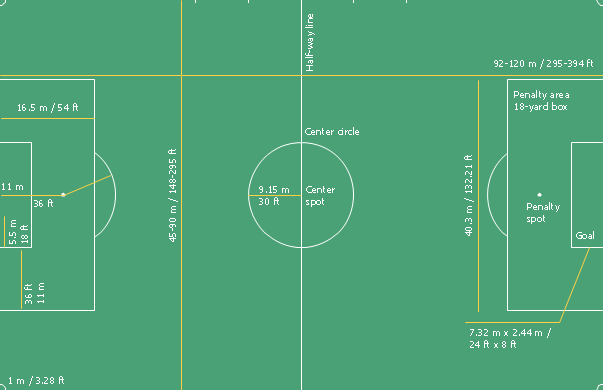
#> input picture radar.png, 603 x 390 px
$ python craze.py
#> lines starting #> are read from the running program, lines starting #| are printed output that depends on the picture; after the words box and inside, x2 and y2 are one past the last pixel; in counts of white or black regions, pixels touching at a corner belong together
import cv2

# Window name in which image is displayed
window_name = 'Image'

image = cv2.imread('radar.png')
#> image is the input picture: shape (390, 603, 3); mean B, G, R 120.1, 163, 78.5


thickness = -1

# Using cv2.circle() method
# Draw a circle of red color of thickness -1 px
image = cv2.circle(image, (25,10), 10, (109, 133, 155), -1)
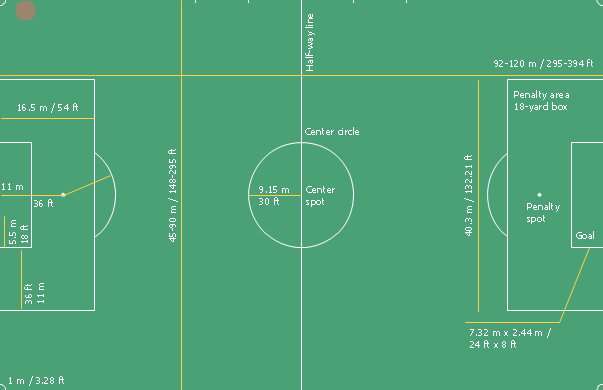
#> image: shape (390, 603, 3); 0.13% of pixels changed, all inside (x1, y1, x2, y2) = (15, 0, 36, 21)

# Displaying the image
cv2.imshow(window_name, image)

cv2.waitKey(0)
